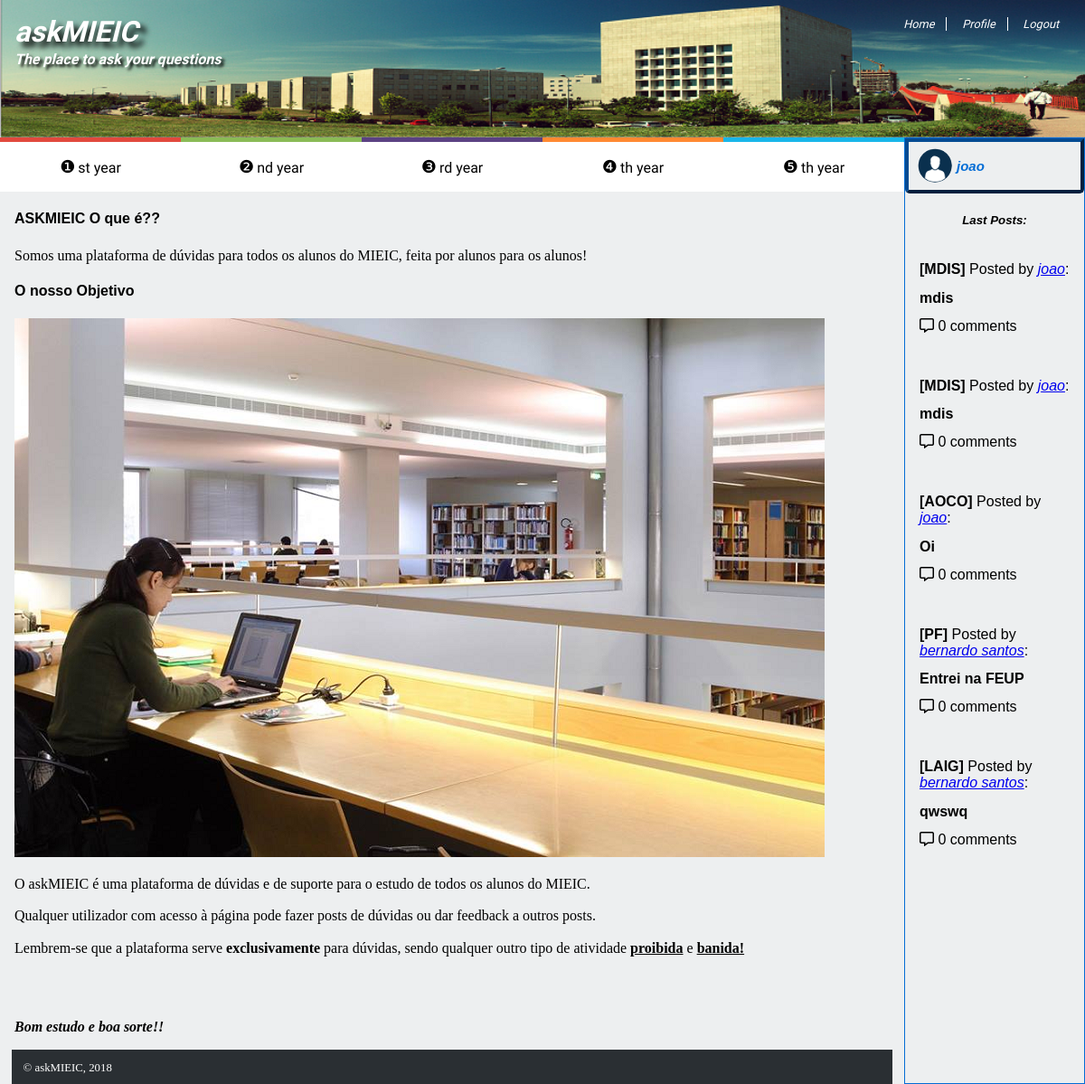
/pages/main.php (signed in), run on the app's committed database.
### tables this page shows
CREATE TABLE User (id INTEGER PRIMARY KEY CHECK (id > 201000000 and id < 209999999), name VARCHAR NOT NULL, email VARCHAR NOT NULL CHECK (email LIKE "%@%.%"), password VARCHAR NOT NULL);

CREATE TABLE Post (id INTEGER PRIMARY KEY, subject INTEGER REFERENCES Subject (id) ON DELETE CASCADE NOT NULL, title VARCHAR NOT NULL, text VARCHAR NOT NULL, datetime DATETIME NOT NULL, creator INTEGER REFERENCES User (id) ON DELETE CASCADE NOT NULL, points INTEGER NOT NULL DEFAULT (0));

CREATE TABLE Subject (id INTEGER PRIMARY KEY, name VARCHAR NOT NULL UNIQUE, year INTEGER NOT NULL);

### pages/main.php (called while the page is built)
<?php
    include_once('../templates/header&footer.php');
    draw_header();
    draw_menu();
    draw_footer();
?>

### database/session.php (called while the page is built, shortened)
<?php
  function getUserID()
  {
    if (isset($_SESSION['id'])) {
        return $_SESSION['id'];
    } else {
        return null;
    }
  }
?>

### database/users.php (called while the page is built, shortened)
<?php
  function getUser($id) {
    global $db;
    try {
      $stmt = $db->prepare('SELECT * FROM User WHERE id = ?');
      $stmt->execute(array($id));
      return $stmt->fetch();
    }
    catch(PDOException $e) {
      return null;
    }
  }
  function getImage($user_id){
    $path = "../images/thumbs_medium/$user_id.png";
    if(file_exists($path)){
      return $path;
    } else return "../images/default.png";
  }
?>

### database/posts.php (called while the page is built, shortened)
<?php
  function getPostsByMostRecent() {
    global $db;
    try {
      $stmt = $db->prepare('SELECT * FROM Post ORDER BY datetime DESC');
      $stmt->execute();
      return $stmt->fetchAll();
    }
    catch(PDOException $e) {
      return null;
    }
  }
  function getCommentsFromPost($postID) {
    global $db;
    try {
      $stmt = $db->prepare('SELECT * FROM Comment WHERE post = ? ORDER BY datetime');
      $stmt->execute(array($postID));
      return $stmt->fetchAll();
    }
    catch(PDOException $e) {
      return null;
    }
  }
  function getSubjectName($subjectID){
    global $db;
    try {
      $stmt = $db->prepare('SELECT name FROM Subject WHERE id = ?');
      $stmt->execute(array($subjectID));
      return $stmt->fetch();
    }
    catch(PDOException $e) {
      return false;
    }
  }
?>

### templates/posts_list.php (the view, shortened to what this page needs)
<?php
  include_once('../database/users.php');
  include_once('../database/session.php');
?>
<?php function draw_minified_posts($posts) {
      ?>
  <section id="posts">
  <?php
    if (!empty($posts)) {
      for ($index = 0; $index < 5 && $index < sizeof($posts); $index++) {
        draw_minified_post($posts[$index]);
      }
    } else {
        echo "There are no posts available!";
    } ?>
  </section>
<?php
  }
?>
<?php function draw_minified_post($post) {
  ?>
  <article class="post">
    <span class="subject"><?=getSubjectName($post['subject'])['name']?></span>
    <span class="user"><a href="../pages/profile.php?user=<?=getUser($post['creator'])['id']?>&csrf=<?=$_SESSION['csrf']?>"><?=getUser($post['creator'])['name']?></a></span>
    <header><h2><?=htmlspecialchars($post['title'])?></h2></header>
    <span class="comment_num"><a href="../pages/single_post.php?post=<?=$post['id']?>&csrf=<?=$_SESSION['csrf']?>"><i class="far fa-comment-alt"></i>&nbsp<?=sizeof(getCommentsFromPost($post['id']))?></a></span>
  </article>
<?php } ?>

### templates/header&footer.php (shortened to what this page needs)
<?php
    include_once('../database/session.php');
    include_once('../database/users.php');
    include_once('../database/posts.php');
    include_once('../templates/posts_list.php');
?>
<?php function draw_header(){ ?>
    <!DOCTYPE html>
    <html lang="en-US">
    <head>
        <link href="../css/style.css" rel="stylesheet">
        <link rel="stylesheet" href="https://use.fontawesome.com/releases/v5.3.1/css/all.css">
    </head>
    <body>
        <header>
            <h1>askMIEIC</h1>
            <h2>The place to ask your questions</h2>
            <div id="signup">
                <a href="../pages/main.php">Home</a>
                <?php
                if(getUserID() == null) { ?>
                    <a href="../pages/register.php">Register</a>
                    <a href="../pages/login.php">Login</a>
                <?php } else { ?>
                    <a href="../pages/profile.php?user=<?=getUserID()?>&csrf=<?=$_SESSION['csrf']?>"><img id="profile_pic" src=<?=getImage(getUserID())?> alt="Profile picture"> Profile</a>
                    <a href="../actions/logout_action.php">Logout</a>
                <?php } ?>
            </div>
        </header>
<?php } ?>
<?php function draw_menu(){ ?>
        <nav id="menu">
            <ul>
                <li><a href="../pages/year_page.php?year=1&csrf=<?=$_SESSION['csrf']?>">st year</a></li>
                <li><a href="../pages/year_page.php?year=2&csrf=<?=$_SESSION['csrf']?>">nd year</a></li>
                <li><a href="../pages/year_page.php?year=3&csrf=<?=$_SESSION['csrf']?>">rd year</a></li>
                <li><a href="../pages/year_page.php?year=4&csrf=<?=$_SESSION['csrf']?>">th year</a></li>
                <li><a href="../pages/year_page.php?year=5&csrf=<?=$_SESSION['csrf']?>">th year</a></li>
            </ul>
        </nav>
        <aside id="profile">
          <div>
            <h3>
              <?php
                if(getUserID() !== null) { ?>
                  <img id="profile_pic" src=<?=getImage(getUserID())?> alt="Profile picture">
                  <a href="../pages/profile.php?user=<?=getUserID()?>&csrf=<?=$_SESSION['csrf']?>"><?php echo getUser(getUserID())['name']?></a>
              <?php }
                else {?>
                  <img id="profile_pic" src="../images/default.png" alt="Profile picture"><a href="../pages/login.php">Profile</a>
              <?php  }?>
            </h3>
            <h5>Last Posts:</h5>
            <?php
              $posts = getPostsByMostRecent();
              draw_minified_posts($posts);
            ?>
          </div>
        </aside>
        <section id="main_section">
          <section id="init_description">
            <article>
                <h1>ASKMIEIC O que é??</h1>
                <p> Somos uma plataforma de dúvidas para todos os alunos do MIEIC, feita por alunos para os alunos!</p>
            </article>
          </section>
          <section id="objective">
            <article>
                <header>
                    <h1>O nosso Objetivo</h1>
                </header>
                <img src="../images/FEUP_Library.png" alt="FEUP_Library">
                <p>O askMIEIC é uma plataforma de dúvidas e de suporte para o estudo de todos os alunos do MIEIC.</p>
                <p>Qualquer utilizador com acesso à página pode fazer posts de dúvidas ou dar feedback a outros posts.</p>
                <p>Lembrem-se que a plataforma serve <strong>exclusivamente</strong> para dúvidas, sendo qualquer outro tipo de atividade <ins><strong>proibida</strong></ins> e <ins><strong>banida!</strong></ins></p>
                <br><br>
                <p><em><strong>Bom estudo e boa sorte!!</strong></em></p>
            </article>
          </section>
        </section>
<?php } ?>
<?php function draw_footer(){  ?>
    <footer>
        <p>&copy; askMIEIC, 2018</p>
    </footer>
    </body>
    </html>
 <?php } ?>

### css/style.css (style rules this page uses)
body { background-color: #edeff0; margin: 0 auto; display: grid; grid-template-columns: [start] 5fr [middle] 1fr [end]; grid-template-rows: [start] auto [nav] auto [news] 1fr [footer] auto [end]; }
body > header { grid-column: start / end; background: url(../images/FEUP_YARD.png) no-repeat left top; background-size: cover; height:7.5em; }
#menu { grid-column: start; }
aside { grid-column: middle; grid-row: nav / end; }
#main_section { grid-column: start; grid-row: news; margin: auto 1em; }
body > footer { grid-row: footer; }
body > header { background-color: #046dd5; font-style: italic; color: white; padding: 1em; display: grid; grid-template-columns: 1fr auto; grid-template-rows: 1fr 2fr; font-family: "Love Ya Like A Sister", 'Verdana', sans-serif; }
body > header h1, body > header h2 { margin: 0; text-shadow: .2em .2em .2em black; }
body > header h1 { grid-column: 1; grid-row: 1; }
body > header h2 { grid-column: 1; grid-row: 2; }
body > header #signup { grid-column: 2; grid-row: 1; }
body > header a { color: white; text-decoration: none; }
body > header #signup a:nth-child(1),body > header #signup a:nth-child(2) { border-right: 1px solid white; }
body > header #signup a { padding: 0 1em; }
body > header #signup a:first-child { padding-left: 0; }
aside#profile { border: 1px solid #046dd5; }
aside#profile > div h3 { display:flex; align-items: center; font-style: italic; text-align: center; border: 4px outset #044b92; border-bottom-left-radius: 5px; border-bottom-right-radius: 5px; margin: 0 auto; padding: 0.4em 0; }
aside#profile > div h3 a { color: #046dd5; text-decoration: none; font-size: 0.8em; padding-right: 2em; }
aside#profile div img { background-color: white; width: 20%; height: 20%; margin:0 5px 0 10px; border-radius: 50%; }
aside#profile > div h5 { font-style: italic; text-align: center; }
#menu ul { margin: 0; padding: 0; }
#menu li { background-color: white; text-align: center; list-style-type: none; padding: 1em 0; }
#menu li a { color: black; text-decoration: none; font-family: "Love Ya Like A Sister" , 'Verdana', sans-serif; }
#menu li:nth-child(1):before { content:'\2776 '; font-size: 1.2em; margin-right: 3px; }
#menu li:nth-child(2):before { content:'\2777'; font-size: 1.2em; margin-right: 3px; }
#menu li:nth-child(3):before { content:'\2778'; font-size: 1.2em; margin-right: 3px; }
#menu li:nth-child(4):before { content:'\2779'; font-size: 1.2em; margin-right: 3px; }
#menu li:nth-child(5):before { content:'\277A'; font-size: 1.2em; margin-right: 3px; }
body > footer { background-color: #2a2f33; color: white; padding: 1em; margin: auto 1em; height: 1em; display: flex; }
body > footer p { margin: 0; }
body { font-family: 'Verdana', sans-serif; }
p { font-family: "Georgia", serif; line-height: 1.2em; }
header h2 { font-size: 1em; }
header a { font-size: 0.8em; }
footer { font-size: 0.8em; }
#menu li:nth-child(1) { border-top: 5px solid #e1493e; }
#menu li:nth-child(2) { border-top: 5px solid #8aba56; }
#menu li:nth-child(3) { border-top: 5px solid #5b4282; }
#menu li:nth-child(4) { border-top: 5px solid #ff8932; }
#menu li:nth-child(5) { border-top: 5px solid #19b6e9; }
#menu ul { display: flex; flex-direction: row; }
#menu li { display: block; flex: 1; }
.user { font-style: italic; }
#posts { position: relative; margin: 1em; display: inline-block; }
.post { margin-bottom: 3em; }
.post > .subject { font-style: normal; font-weight: bold; }
.post > .subject:before { font-style: normal; font-weight: bold; content: '['; }
.post > .subject:after { font-style: normal; font-weight: bold; content: ']'; }
.post > .user:before { font-style: normal; content: 'Posted by '; }
.post > .user:after { font-style: normal; content: ':'; }
.post > .comment_num > a:after { font-style: normal; content: ' comments'; }
.post > .comment_num > a { color: #000000; text-decoration: none; }

### data on the page
user: name "joao"
post: subject.name "MDIS", creator.name "joao", title "mdis", sizeof(getCommentsFromPost($post['id'])) "0"
post: subject.name "MDIS", creator.name "joao", title "mdis", sizeof(getCommentsFromPost($post['id'])) "0"
post: subject.name "AOCO", creator.name "joao", title "Oi", sizeof(getCommentsFromPost($post['id'])) "0"
post: subject.name "PF", creator.name "bernardo santos", title "Entrei na FEUP", sizeof(getCommentsFromPost($post['id'])) "0"
post: subject.name "LAIG", creator.name "bernardo santos", title "qwswq", sizeof(getCommentsFromPost($post['id'])) "0"
